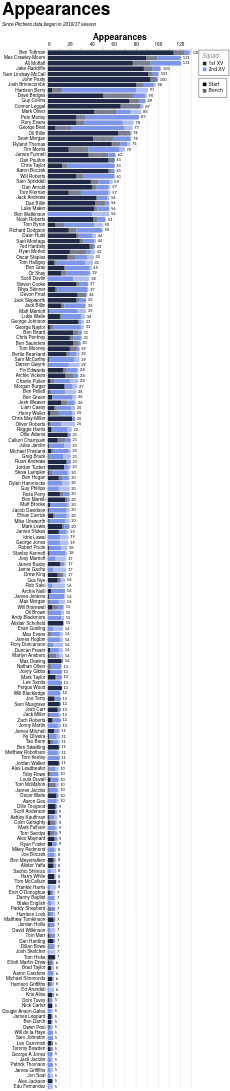

Write a Vega-Lite specification for this figure.
### Vega-Lite specification from a JSON file in a GitHub repository (floating-point values rounded to 4 significant figures; data arrays with more than 128 entries replaced by an {"elided": "..."} marker saying what was removed)
{"config": {"axis": {"labelFont": "PT Sans Narrow, Helvetica Neue, Helvetica, Arial, sans-serif", "titleFont": "PT Sans Narrow, Helvetica Neue, Helvetica, Arial, sans-serif", "labelFontSize": 13, "titleFontSize": 24, "gridColor": "#202947", "gridOpacity": 0.2, "zindex": 1}, "text": {"font": "Lato, sans-serif"}, "bar": {"cornerRadiusEnd": 5}, "header": {"labelFont": "PT Sans Narrow, Helvetica Neue, Helvetica, Arial, sans-serif", "titleFont": "PT Sans Narrow, Helvetica Neue, Helvetica, Arial, sans-serif", "labelFontSize": 24, "titleFontSize": 28, "labelFontWeight": "bold", "orient": "left"}, "legend": {"labelFont": "PT Sans Narrow, Helvetica Neue, Helvetica, Arial, sans-serif", "titleFont": "PT Sans Narrow, Helvetica Neue, Helvetica, Arial, sans-serif", "labelFontSize": 14, "titleFontSize": 16, "titlePadding": 5, "fillColor": "white", "strokeColor": "black", "padding": 10, "titleFontWeight": "lighter", "titleFontStyle": "italic", "titleColor": "gray", "offset": 10}, "title": {"font": "PT Sans Narrow, Helvetica Neue, Helvetica, Arial, sans-serif", "fontSize": 48, "fontWeight": "bold", "anchor": "start", "align": "center", "titlePadding": 20, "subtitlePadding": 10, "subtitleFontSize": 13, "subtitleColor": "", "subtitleFontStyle": "italic", "offset": 15, "color": "black"}, "axisX": {"labelAngle": 0}, "facet": {"title": null, "header": null, "align": {"row": "each", "column": "each"}, "spacing": 10}, "resolve": {"scale": {"y": "independent", "facet": "independent"}}, "background": "transparent", "scale": {"offsetBandPaddingOuter": 0.2, "offsetBandPaddingInner": 0.1}, "view": {"stroke": null, "background": "transparent"}}, "layer": [{"mark": {"type": "bar"}, "encoding": {"color": {"field": "squad", "legend": {"direction": "vertical", "labelExpr": "datum.value + ' XV'", "offset": 20, "orient": "right", "title": "Squad"}, "scale": {"domain": ["1st", "2nd"], "range": ["#202946", "#7d96e8"]}, "sort": ["1st", "2nd"], "type": "nominal"}, "opacity": {"field": "start", "legend": {"direction": "vertical", "offset": 20, "orient": "right", "title": null}, "scale": {"domain": ["Start", "Bench"], "range": [1.0, 0.6]}, "sort": ["Start", "Bench"], "type": "nominal"}, "order": {"field": "stack_order", "sort": "ascending", "type": "quantitative"}, "tooltip": [{"field": "player", "title": "Player", "type": "nominal"}, {"field": "squad", "title": "Squad", "type": "nominal"}, {"field": "start", "title": "Selection", "type": "nominal"}, {"aggregate": "sum", "field": "games", "title": "Games", "type": "quantitative"}, {"aggregate": "max", "field": "player_total", "title": "Total", "type": "quantitative"}], "x": {"aggregate": "sum", "axis": {"orient": "top", "title": "Appearances"}, "field": "games", "type": "quantitative"}, "y": {"field": "player", "sort": {"field": "player_total", "op": "max", "order": "descending"}, "title": null, "type": "nominal"}}}, {"mark": {"type": "text", "align": "left", "baseline": "middle", "color": "black", "dx": 4, "fontSize": 11}, "encoding": {"text": {"field": "total_games", "format": ".0f", "type": "quantitative"}, "x": {"axis": {"orient": "top", "title": "Appearances"}, "field": "total_games", "type": "quantitative"}, "y": {"field": "player", "sort": {"field": "player_total", "op": "max", "order": "descending"}, "title": null, "type": "nominal"}}, "transform": [{"aggregate": [{"op": "sum", "field": "games", "as": "total_games"}, {"op": "max", "field": "player_total", "as": "player_total"}], "groupby": ["player"]}]}], "data": {"name": "data-132b1564d41d40a2745e2440874d0352"}, "height": {"step": 15}, "params": [{"name": "seasonParam", "value": []}, {"name": "gameTypesParam", "value": []}, {"name": "squadParam", "value": "All"}, {"name": "positionsParam", "value": []}, {"name": "minAppsParam", "value": 5}], "title": {"text": "Appearances", "subtitle": "Since Pitchero data began in 2016/17 season"}, "transform": [{"filter": "length(seasonParam) === 0 || indexof(seasonParam, datum.season) >= 0"}, {"filter": "length(gameTypesParam) === 0 || indexof(gameTypesParam, datum.game_type) >= 0"}, {"filter": "squadParam === \"All\" || datum.squad === squadParam"}, {"filter": "length(positionsParam) === 0 || indexof(positionsParam, datum.position) >= 0"}, {"joinaggregate": [{"op": "sum", "field": "games", "as": "player_total"}], "groupby": ["player"]}, {"filter": "datum.player_total >= minAppsParam"}], "width": 400, "$schema": "https://vega.github.io/schema/vega-lite/v5.20.1.json", "datasets": {"data-132b1564d41d40a2745e2440874d0352": {"elided": "2377 records"}}}
